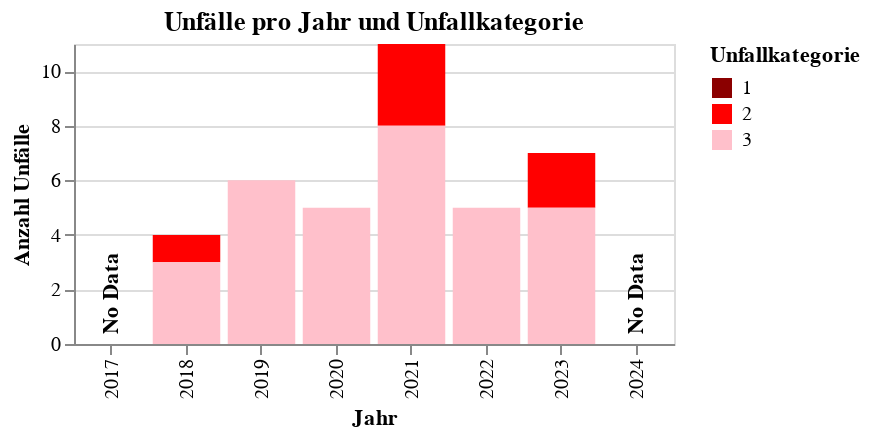

The notebook cell this image was saved under:
### Markdown cell above
### accidents bar plot

### Code cell
def plot_accidents_by_year_and_category(
    accidents_clipped: gpd.GeoDataFrame,
    is_berlin: bool = False
) -> alt.Chart:
    """
    Plots a stacked bar chart of accident counts per year and category.

    Parameters:
    -----------
    accidents_clipped : GeoDataFrame
        Accident data clipped to a relevant area, must include 'UJAHR' and 'UKATEGORIE'.
    is_berlin : bool
        Whether the area is in Berlin (adds a 'No Data' label for 2017 if True).

    Returns:
    --------
    Altair Chart
        A stacked bar chart showing accidents per year by category.
    """

    # Ensure correct CRS for display/export
    accidents_clipped = accidents_clipped.to_crs(4326).copy()

    # Select relevant columns
    data = accidents_clipped[["UJAHR", "UKATEGORIE"]]

    # Aggregate counts
    df_agg = data.groupby(["UJAHR", "UKATEGORIE"]).size().reset_index(name="count")

    # Full year/category matrix (to fill gaps)
    years = list(range(2017, 2025))
    categories = df_agg["UKATEGORIE"].unique()
    df_full = pd.DataFrame([(y, c) for y in years for c in categories], columns=["UJAHR", "UKATEGORIE"])
    df_agg = df_full.merge(df_agg, on=["UJAHR", "UKATEGORIE"], how="left").fillna(0)
    df_agg["count"] = df_agg["count"].astype(int)

    # Stacked bar chart
    bar_chart = alt.Chart(df_agg).mark_bar().encode(
        x=alt.X("UJAHR:O", title="Jahr", scale=alt.Scale(domain=years)),
        y=alt.Y("count:Q", title="Anzahl Unfälle", axis=alt.Axis(tickMinStep=1)),
        color=alt.Color(
            "UKATEGORIE:N",
            title="Unfallkategorie",
            scale=alt.Scale(domain=[1, 2, 3], range=["darkred", "red", "pink"])
        ),
        tooltip=["UJAHR", "UKATEGORIE", "count"]
    ).properties(
        title="Unfälle pro Jahr und Unfallkategorie",
        width=300,
        height=150
    )

    # Add "No Data" annotation for 2024
    max_count = df_agg["count"].max()
    annotations = [
        alt.Chart(pd.DataFrame({
            "UJAHR": [2024],
            "count": [max_count * 0.05]
        })).mark_text(
            text="No Data", dx=20, size=11,
            color="black", fontWeight="bold", angle=270
        ).encode(
            x="UJAHR:O",
            y="count:Q"
        )
    ]

    # Optional: add annotation for 2017 if Berlin
    if is_berlin:
        annotations.append(
            alt.Chart(pd.DataFrame({
                "UJAHR": [2017],
                "count": [max_count * 0.05]
            })).mark_text(
                text="No Data", dx=20, size=11,
                color="black", fontWeight="bold", angle=270
            ).encode(
                x="UJAHR:O",
                y="count:Q"
            )
        )

    # Combine bar chart with annotations
    for anno in annotations:
        bar_chart += anno

    return bar_chart

bar_chart = plot_accidents_by_year_and_category(accidents_clipped, is_berlin)
bar_chart

### Figure 1 — Vega-Lite specification as saved in the notebook (floating-point values rounded to 4 significant figures)
{"config": {"view": {"continuousWidth": 300, "continuousHeight": 300}}, "layer": [{"data": {"name": "data-120e374e4e5a7a88a26e7bc034df5c2c"}, "mark": {"type": "bar"}, "encoding": {"color": {"field": "UKATEGORIE", "scale": {"domain": [1, 2, 3], "range": ["darkred", "red", "pink"]}, "title": "Unfallkategorie", "type": "nominal"}, "tooltip": [{"field": "UJAHR", "type": "quantitative"}, {"field": "UKATEGORIE", "type": "quantitative"}, {"field": "count", "type": "quantitative"}], "x": {"field": "UJAHR", "scale": {"domain": [2017, 2018, 2019, 2020, 2021, 2022, 2023, 2024]}, "title": "Jahr", "type": "ordinal"}, "y": {"axis": {"tickMinStep": 1}, "field": "count", "title": "Anzahl Unfälle", "type": "quantitative"}}, "title": "Unfälle pro Jahr und Unfallkategorie"}, {"data": {"name": "data-cec3bb284bd9579c20e53b1e018d2dd8"}, "mark": {"type": "text", "angle": 270, "color": "black", "dx": 20, "fontWeight": "bold", "size": 11, "text": "No Data"}, "encoding": {"x": {"field": "UJAHR", "type": "ordinal"}, "y": {"field": "count", "type": "quantitative"}}}, {"data": {"name": "data-7ba349266acff23ec96930b124780d88"}, "mark": {"type": "text", "angle": 270, "color": "black", "dx": 20, "fontWeight": "bold", "size": 11, "text": "No Data"}, "encoding": {"x": {"field": "UJAHR", "type": "ordinal"}, "y": {"field": "count", "type": "quantitative"}}}], "height": 150, "width": 300, "$schema": "https://vega.github.io/schema/vega-lite/v5.20.1.json", "datasets": {"data-120e374e4e5a7a88a26e7bc034df5c2c": [{"UJAHR": 2017, "UKATEGORIE": 2, "count": 0}, {"UJAHR": 2017, "UKATEGORIE": 3, "count": 0}, {"UJAHR": 2018, "UKATEGORIE": 2, "count": 1}, {"UJAHR": 2018, "UKATEGORIE": 3, "count": 3}, {"UJAHR": 2019, "UKATEGORIE": 2, "count": 0}, {"UJAHR": 2019, "UKATEGORIE": 3, "count": 6}, {"UJAHR": 2020, "UKATEGORIE": 2, "count": 0}, {"UJAHR": 2020, "UKATEGORIE": 3, "count": 5}, {"UJAHR": 2021, "UKATEGORIE": 2, "count": 3}, {"UJAHR": 2021, "UKATEGORIE": 3, "count": 8}, {"UJAHR": 2022, "UKATEGORIE": 2, "count": 0}, {"UJAHR": 2022, "UKATEGORIE": 3, "count": 5}, {"UJAHR": 2023, "UKATEGORIE": 2, "count": 2}, {"UJAHR": 2023, "UKATEGORIE": 3, "count": 5}, {"UJAHR": 2024, "UKATEGORIE": 2, "count": 0}, {"UJAHR": 2024, "UKATEGORIE": 3, "count": 0}], "data-cec3bb284bd9579c20e53b1e018d2dd8": [{"UJAHR": 2024, "count": 0.4}], "data-7ba349266acff23ec96930b124780d88": [{"UJAHR": 2017, "count": 0.4}]}}
